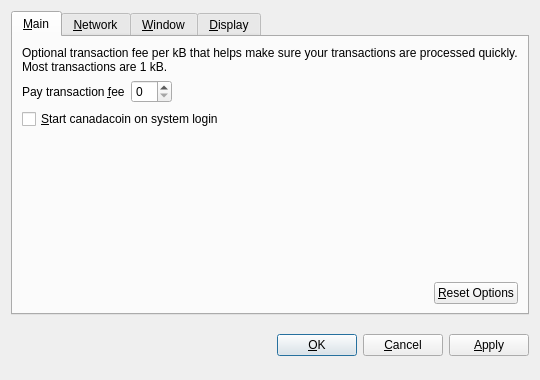
<?xml version="1.0" encoding="UTF-8"?>
<ui version="4.0">
 <class>OptionsDialog</class>
 <widget class="QDialog" name="OptionsDialog">
  <property name="geometry">
   <rect>
    <x>0</x>
    <y>0</y>
    <width>540</width>
    <height>380</height>
   </rect>
  </property>
  <property name="windowTitle">
   <string>Options</string>
  </property>
  <property name="modal">
   <bool>true</bool>
  </property>
  <layout class="QVBoxLayout" name="verticalLayout">
   <item>
    <widget class="QTabWidget" name="tabWidget">
     <property name="tabPosition">
      <enum>QTabWidget::North</enum>
     </property>
     <property name="currentIndex">
      <number>0</number>
     </property>
     <widget class="QWidget" name="tabMain">
      <attribute name="title">
       <string>&amp;Main</string>
      </attribute>
      <layout class="QVBoxLayout" name="verticalLayout_Main">
       <item>
        <widget class="QLabel" name="transactionFeeInfoLabel">
         <property name="text">
          <string>Optional transaction fee per kB that helps make sure your transactions are processed quickly. Most transactions are 1 kB.</string>
         </property>
         <property name="textFormat">
          <enum>Qt::PlainText</enum>
         </property>
         <property name="wordWrap">
          <bool>true</bool>
         </property>
        </widget>
       </item>
       <item>
        <layout class="QHBoxLayout" name="horizontalLayout_1_Main">
         <item>
          <widget class="QLabel" name="transactionFeeLabel">
           <property name="text">
            <string>Pay transaction &amp;fee</string>
           </property>
           <property name="textFormat">
            <enum>Qt::PlainText</enum>
           </property>
           <property name="buddy">
            <cstring>transactionFee</cstring>
           </property>
          </widget>
         </item>
         <item>
          <widget class="BitcoinAmountField" name="transactionFee"/>
         </item>
         <item>
          <spacer name="horizontalSpacer_1_Main">
           <property name="orientation">
            <enum>Qt::Horizontal</enum>
           </property>
           <property name="sizeHint" stdset="0">
            <size>
             <width>40</width>
             <height>20</height>
            </size>
           </property>
          </spacer>
         </item>
        </layout>
       </item>
       <item>
        <widget class="QCheckBox" name="bitcoinAtStartup">
         <property name="toolTip">
          <string>Automatically start canadacoin after logging in to the system.</string>
         </property>
         <property name="text">
          <string>&amp;Start canadacoin on system login</string>
         </property>
        </widget>
       </item>
       <item>
        <spacer name="verticalSpacer_Main">
         <property name="orientation">
          <enum>Qt::Vertical</enum>
         </property>
         <property name="sizeHint" stdset="0">
          <size>
           <width>20</width>
           <height>40</height>
          </size>
         </property>
        </spacer>
       </item>
       <item>
        <layout class="QHBoxLayout" name="horizontalLayout_2_Main">
         <item>
          <spacer name="horizontalSpacer_2_Main">
           <property name="orientation">
            <enum>Qt::Horizontal</enum>
           </property>
           <property name="sizeHint" stdset="0">
            <size>
             <width>40</width>
             <height>20</height>
            </size>
           </property>
          </spacer>
         </item>
         <item>
          <widget class="QPushButton" name="resetButton">
           <property name="toolTip">
            <string>Reset all client options to default.</string>
           </property>
           <property name="text">
            <string>&amp;Reset Options</string>
           </property>
           <property name="autoDefault">
            <bool>false</bool>
           </property>
          </widget>
         </item>
        </layout>
       </item>
      </layout>
     </widget>
     <widget class="QWidget" name="tabNetwork">
      <attribute name="title">
       <string>&amp;Network</string>
      </attribute>
      <layout class="QVBoxLayout" name="verticalLayout_Network">
       <item>
        <widget class="QCheckBox" name="mapPortUpnp">
         <property name="toolTip">
          <string>Automatically open the canadacoin client port on the router. This only works when your router supports UPnP and it is enabled.</string>
         </property>
         <property name="text">
          <string>Map port using &amp;UPnP</string>
         </property>
        </widget>
       </item>
       <item>
        <widget class="QCheckBox" name="connectSocks">
         <property name="toolTip">
          <string>Connect to the canadacoin network through a SOCKS proxy (e.g. when connecting through Tor).</string>
         </property>
         <property name="text">
          <string>&amp;Connect through SOCKS proxy:</string>
         </property>
        </widget>
       </item>
       <item>
        <layout class="QHBoxLayout" name="horizontalLayout_Network">
         <item>
          <widget class="QLabel" name="proxyIpLabel">
           <property name="text">
            <string>Proxy &amp;IP:</string>
           </property>
           <property name="textFormat">
            <enum>Qt::PlainText</enum>
           </property>
           <property name="buddy">
            <cstring>proxyIp</cstring>
           </property>
          </widget>
         </item>
         <item>
          <widget class="QValidatedLineEdit" name="proxyIp">
           <property name="maximumSize">
            <size>
             <width>140</width>
             <height>16777215</height>
            </size>
           </property>
           <property name="toolTip">
            <string>IP address of the proxy (e.g. 127.0.0.1)</string>
           </property>
          </widget>
         </item>
         <item>
          <widget class="QLabel" name="proxyPortLabel">
           <property name="text">
            <string>&amp;Port:</string>
           </property>
           <property name="textFormat">
            <enum>Qt::PlainText</enum>
           </property>
           <property name="buddy">
            <cstring>proxyPort</cstring>
           </property>
          </widget>
         </item>
         <item>
          <widget class="QLineEdit" name="proxyPort">
           <property name="maximumSize">
            <size>
             <width>55</width>
             <height>16777215</height>
            </size>
           </property>
           <property name="toolTip">
            <string>Port of the proxy (e.g. 9050)</string>
           </property>
          </widget>
         </item>
         <item>
          <widget class="QLabel" name="socksVersionLabel">
           <property name="text">
            <string>SOCKS &amp;Version:</string>
           </property>
           <property name="textFormat">
            <enum>Qt::PlainText</enum>
           </property>
           <property name="buddy">
            <cstring>socksVersion</cstring>
           </property>
          </widget>
         </item>
         <item>
          <widget class="QValueComboBox" name="socksVersion">
           <property name="toolTip">
            <string>SOCKS version of the proxy (e.g. 5)</string>
           </property>
          </widget>
         </item>
         <item>
          <spacer name="horizontalSpacer_Network">
           <property name="orientation">
            <enum>Qt::Horizontal</enum>
           </property>
           <property name="sizeHint" stdset="0">
            <size>
             <width>40</width>
             <height>20</height>
            </size>
           </property>
          </spacer>
         </item>
        </layout>
       </item>
       <item>
        <spacer name="verticalSpacer_Network">
         <property name="orientation">
          <enum>Qt::Vertical</enum>
         </property>
         <property name="sizeHint" stdset="0">
          <size>
           <width>20</width>
           <height>40</height>
          </size>
         </property>
        </spacer>
       </item>
      </layout>
     </widget>
     <widget class="QWidget" name="tabWindow">
      <attribute name="title">
       <string>&amp;Window</string>
      </attribute>
      <layout class="QVBoxLayout" name="verticalLayout_Window">
       <item>
        <widget class="QCheckBox" name="minimizeToTray">
         <property name="toolTip">
          <string>Show only a tray icon after minimizing the window.</string>
         </property>
         <property name="text">
          <string>&amp;Minimize to the tray instead of the taskbar</string>
         </property>
        </widget>
       </item>
       <item>
        <widget class="QCheckBox" name="minimizeOnClose">
         <property name="toolTip">
          <string>Minimize instead of exit the application when the window is closed. When this option is enabled, the application will be closed only after selecting Quit in the menu.</string>
         </property>
         <property name="text">
          <string>M&amp;inimize on close</string>
         </property>
        </widget>
       </item>
       <item>
        <spacer name="verticalSpacer_Window">
         <property name="orientation">
          <enum>Qt::Vertical</enum>
         </property>
         <property name="sizeHint" stdset="0">
          <size>
           <width>20</width>
           <height>40</height>
          </size>
         </property>
        </spacer>
       </item>
      </layout>
     </widget>
     <widget class="QWidget" name="tabDisplay">
      <attribute name="title">
       <string>&amp;Display</string>
      </attribute>
      <layout class="QVBoxLayout" name="verticalLayout_Display">
       <item>
        <layout class="QHBoxLayout" name="horizontalLayout_1_Display">
         <item>
          <widget class="QLabel" name="langLabel">
           <property name="text">
            <string>User Interface &amp;language:</string>
           </property>
           <property name="textFormat">
            <enum>Qt::PlainText</enum>
           </property>
           <property name="buddy">
            <cstring>lang</cstring>
           </property>
          </widget>
         </item>
         <item>
          <widget class="QValueComboBox" name="lang">
           <property name="toolTip">
            <string>The user interface language can be set here. This setting will take effect after restarting canadacoin.</string>
           </property>
          </widget>
         </item>
        </layout>
       </item>
       <item>
        <layout class="QHBoxLayout" name="horizontalLayout_2_Display">
         <item>
          <widget class="QLabel" name="unitLabel">
           <property name="text">
            <string>&amp;Unit to show amounts in:</string>
           </property>
           <property name="textFormat">
            <enum>Qt::PlainText</enum>
           </property>
           <property name="buddy">
            <cstring>unit</cstring>
           </property>
          </widget>
         </item>
         <item>
          <widget class="QValueComboBox" name="unit">
           <property name="toolTip">
            <string>Choose the default subdivision unit to show in the interface and when sending coins.</string>
           </property>
          </widget>
         </item>
        </layout>
       </item>
       <item>
        <widget class="QCheckBox" name="displayAddresses">
         <property name="toolTip">
          <string>Whether to show canadacoin addresses in the transaction list or not.</string>
         </property>
         <property name="text">
          <string>&amp;Display addresses in transaction list</string>
         </property>
        </widget>
       </item>
       <item>
        <widget class="QCheckBox" name="coinControlFeatures">
         <property name="toolTip">
          <string>Whether to show coin control features or not.</string>
         </property>
         <property name="text">
          <string>Display coin &amp;control features (experts only!)</string>
         </property>
        </widget>
       </item>
       <item>
        <spacer name="verticalSpacer_Display">
         <property name="orientation">
          <enum>Qt::Vertical</enum>
         </property>
         <property name="sizeHint" stdset="0">
          <size>
           <width>20</width>
           <height>40</height>
          </size>
         </property>
        </spacer>
       </item>
      </layout>
     </widget>
    </widget>
   </item>
   <item>
    <layout class="QHBoxLayout" name="horizontalLayout_Buttons">
     <item>
      <spacer name="horizontalSpacer_1">
       <property name="orientation">
        <enum>Qt::Horizontal</enum>
       </property>
       <property name="sizeHint" stdset="0">
        <size>
         <width>40</width>
         <height>48</height>
        </size>
       </property>
      </spacer>
     </item>
     <item>
      <widget class="QLabel" name="statusLabel">
       <property name="font">
        <font>
         <weight>75</weight>
         <bold>true</bold>
        </font>
       </property>
       <property name="text">
        <string/>
       </property>
       <property name="textFormat">
        <enum>Qt::PlainText</enum>
       </property>
       <property name="wordWrap">
        <bool>true</bool>
       </property>
      </widget>
     </item>
     <item>
      <spacer name="horizontalSpacer_2">
       <property name="orientation">
        <enum>Qt::Horizontal</enum>
       </property>
       <property name="sizeHint" stdset="0">
        <size>
         <width>40</width>
         <height>48</height>
        </size>
       </property>
      </spacer>
     </item>
     <item>
      <widget class="QPushButton" name="okButton">
       <property name="text">
        <string>&amp;OK</string>
       </property>
      </widget>
     </item>
     <item>
      <widget class="QPushButton" name="cancelButton">
       <property name="text">
        <string>&amp;Cancel</string>
       </property>
       <property name="autoDefault">
        <bool>false</bool>
       </property>
      </widget>
     </item>
     <item>
      <widget class="QPushButton" name="applyButton">
       <property name="text">
        <string>&amp;Apply</string>
       </property>
       <property name="autoDefault">
        <bool>false</bool>
       </property>
      </widget>
     </item>
    </layout>
   </item>
  </layout>
 </widget>
 <customwidgets>
  <customwidget>
   <class>BitcoinAmountField</class>
   <extends>QSpinBox</extends>
   <header>bitcoinamountfield.h</header>
  </customwidget>
  <customwidget>
   <class>QValueComboBox</class>
   <extends>QComboBox</extends>
   <header>qvaluecombobox.h</header>
  </customwidget>
  <customwidget>
   <class>QValidatedLineEdit</class>
   <extends>QLineEdit</extends>
   <header>qvalidatedlineedit.h</header>
  </customwidget>
 </customwidgets>
 <resources/>
 <connections/>
</ui>
